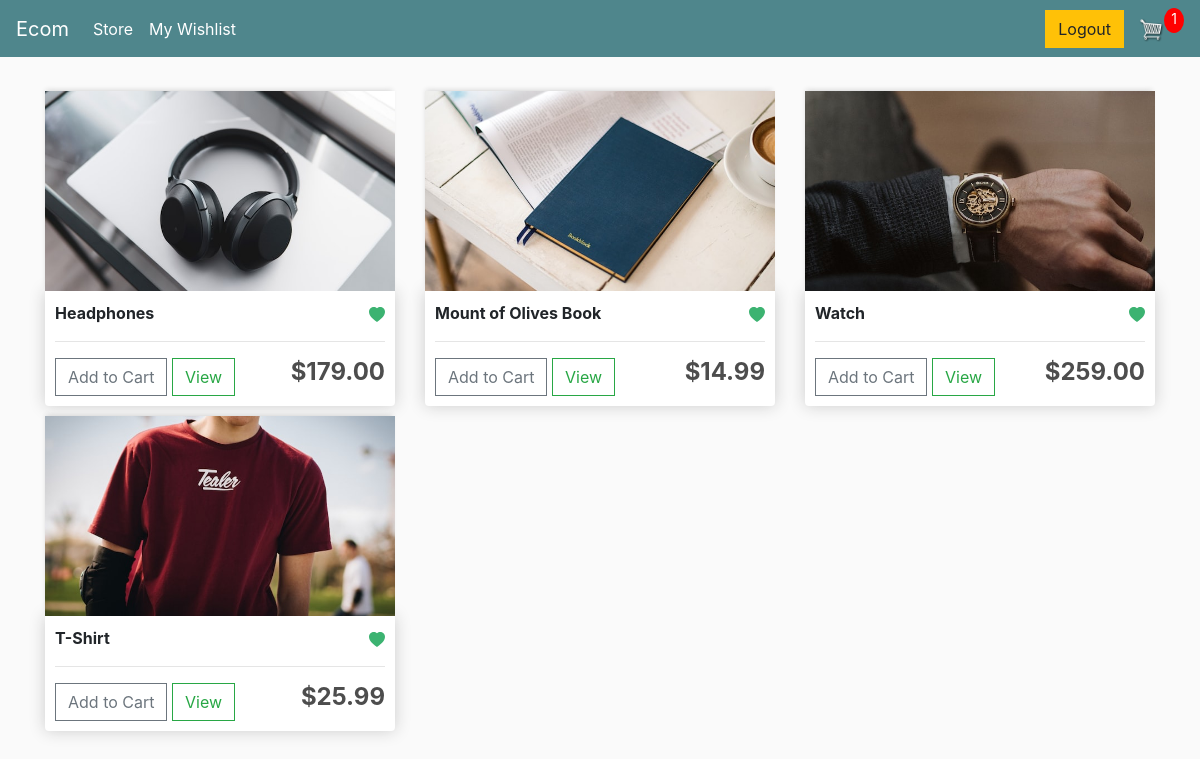
Screenshot of /wishlist/ (signed in) with the database file from the repository.
### store/models.py (models this page shows, shortened)
class Product(models.Model):
    name = models.CharField(max_length=200, null=True)
    price = models.FloatField()
    digital = models.BooleanField(default=False, null=True, blank=True)
    image = models.ImageField(null=True, blank=True)
    def __str__(self) -> str:
        return self.name
    @property
    def imageURL(self):
        try:
            url = self.image.url
        except:
            url = ''
        return url

### store/views.py (the view)
# urls.py: path('wishlist/', views.wishList, name = 'wishlist'),
def wishList(request):
    cookieData = cartData(request = request)
    noOfCartItems = cookieData['noOfCartItems']
    products = getWishListItems(request)
    print('PRODUCTs: ', products)
    context={ 'products' : products, 'noOfCartItems':  noOfCartItems}
    return render(request, 'store/wishlist.html', context)

### store/models.py (called while the page is built)
    @property
    def get_number_of_items(self):
        order_items = self.orderitem_set.all()
        total = sum([item.quantity for item in order_items])
        return total

### store/utils.py (called while the page is built)
def cartData(request):
    if request.user.is_authenticated:
        customer = request.user.customer
        order, created = Order.objects.get_or_create(customer = customer, complete = False)
        items = order.orderitem_set.all()
        noOfCartItems = order.get_number_of_items
    else:
        cookieData = cookieCart(request = request)
        noOfCartItems = cookieData['noOfCartItems']
        order = cookieData['order']
        items = cookieData['items']
    return {
        'noOfCartItems': noOfCartItems,
        'order': order,
        'items': items
    }

def getWishListItems(request):
    if request.user.is_authenticated:
        customer = request.user.customer
        wishListInfo = customer.wishlistitem_set.all()
        wishListProducts = []
        for wishListItem in wishListInfo:
            wishListProducts.append(wishListItem.product)
        print(f'wishListProducts  =  {wishListProducts}')
    else:
        wishListProducts = []
    return wishListProducts

### templates/store/wishlist.html (shortened to what this page needs)
{% extends 'store/main.html' %}
{% load static %}
{% block content %}
    <div id="wishlist-item-id-items" class="row">
        {% for product in products %}
            <div id = 'wishlist-item-id-{{product.id}}' class="col-lg-4 wishlist-page-item">
                <img class="thumbnail" src="{{product.imageURL}}">
                <div class="box-element product">
                    <strong>{{product.name}}</strong>
                    <a data-product={{product.id}} class="text-decoration-none wishlist-class-wish-list" style="float:right">
                        <svg xmlns="http://www.w3.org/2000/svg" width="16" height="16" fill="currentColor" class="bi bi-heartt" viewBox="0 0 16 16">
                            <path id="wish-list-remove-btn-{{product.id}}" style="color:MediumSeaGreen" fill-rule="evenodd" d="M8 1.314C12.438-3.248 23.534 4.735 8 15-7.534 4.736 3.562-3.248 8 1.314z"/>
                        </svg>
                    </a>
                    <hr>
                    <button data-product={{product.id}} data-action="add"  class="btn btn-outline-secondary add-btn update-cart">Add to Cart</button>
                    <a class="btn btn-outline-success" href="#">View</a>
                    <h4 style="display: inline-block; float: right"><strong>${{product.price|floatformat:2}}</strong></h4>
                </div>
            </div>
        {% endfor %}
    </div>
{% endblock content %}

### static/css/main.css (style rules this page uses)
body { background-color: hsl(0, 0%, 98%); }
h1,h2,h3,h4,h5,h6 { color:hsl(0, 0%, 30%); }
.box-element { box-shadow:hsl(0, 0%, 80%) 0 0 16px; background-color: #fff; border-radius: 4px; padding: 10px; }
.thumbnail { width: 100%; height: 200px; -webkit-box-shadow: -1px -3px 5px -2px rgba(214,214,214,1); -moz-box-shadow: -1px -3px 5px -2px rgba(214,214,214,1); box-shadow: -1px -3px 5px -2px rgba(214,214,214,1); }
.product { border-radius: 0 0 4px 4px; }
.col-lg-4, .col-lg-6, .col-lg-8, .col-lg-12 { margin-top: 10px; }
.btn { border-radius: 0; }

### rows the page displays
Product: imageURL (picture), name "Headphones", price "179.00"
Product: imageURL (picture), name "Mount of Olives Book", price "14.99"
Product: imageURL (picture), name "Watch", price "259.00"
Product: imageURL (picture), name "T-Shirt", price "25.99"

### other values shown
{{ noOfCartItems }} "1"
